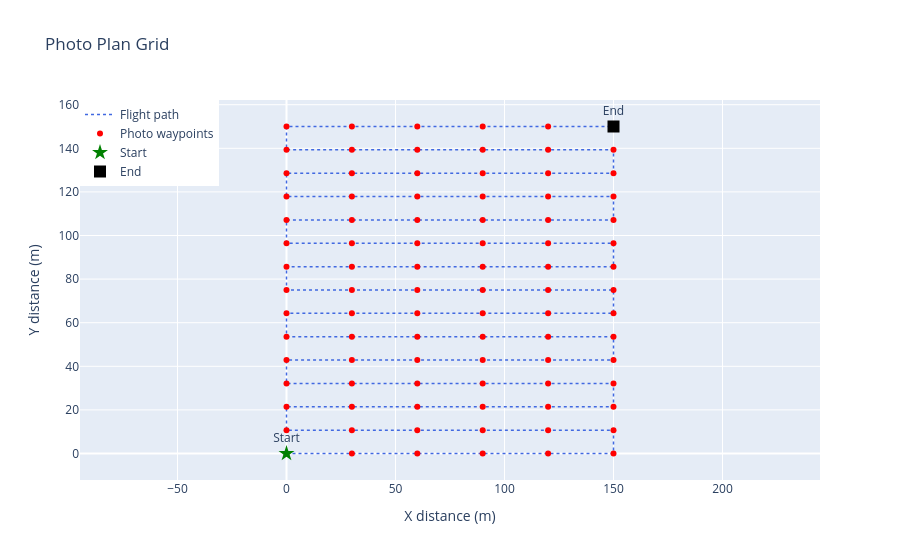

This figure's notebook cell:
### Markdown cell above
The flight plan using the client's default values

### Code cell
from src.visualization import *
fig = plot_photo_plan(computed_plan)
fig.show()

### Figure 1 — Plotly figure (JSON) as saved in the notebook; plotly's stock layout.template omitted (floating-point values rounded to 4 significant figures)
{"data": [{"line": {"color": "royalblue", "dash": "dot", "width": 1.5}, "mode": "lines", "name": "Flight path", "type": "scatter", "x": [0, 30, 60, 90, 120, 150, 150, 120, 90, 60, 30, 0, 0, 30, 60, 90, 120, 150, 150, 120, 90, 60, 30, 0, 0, 30, 60, 90, 120, 150, 150, 120, 90, 60, 30, 0, 0, 30, 60, 90, 120, 150, 150, 120, 90, 60, 30, 0, 0, 30, 60, 90, 120, 150, 150, 120, 90, 60, 30, 0, 0, 30, 60, 90, 120, 150, 150, 120, 90, 60, 30, 0, 0, 30, 60, 90, 120, 150, 150, 120, 90, 60, 30, 0, 0, 30, 60, 90, 120, 150], "y": [0, 0, 0, 0, 0, 0, 10.71, 10.71, 10.71, 10.71, 10.71, 10.71, 21.43, 21.43, 21.43, 21.43, 21.43, 21.43, 32.14, 32.14, 32.14, 32.14, 32.14, 32.14, 42.86, 42.86, 42.86, 42.86, 42.86, 42.86, 53.57, 53.57, 53.57, 53.57, 53.57, 53.57, 64.29, 64.29, 64.29, 64.29, 64.29, 64.29, 75, 75, 75, 75, 75, 75, 85.71, 85.71, 85.71, 85.71, 85.71, 85.71, 96.43, 96.43, 96.43, 96.43, 96.43, 96.43, 107.1, 107.1, 107.1, 107.1, 107.1, 107.1, 117.9, 117.9, 117.9, 117.9, 117.9, 117.9, 128.6, 128.6, 128.6, 128.6, 128.6, 128.6, 139.3, 139.3, 139.3, 139.3, 139.3, 139.3, 150, 150, 150, 150, 150, 150]}, {"hoverinfo": "text", "marker": {"color": "red", "size": 6, "symbol": "circle"}, "mode": "markers", "name": "Photo waypoints", "text": ["Waypoint 0<br>(0.0m, 0.0m)", "Waypoint 1<br>(30.0m, 0.0m)", "Waypoint 2<br>(60.0m, 0.0m)", "Waypoint 3<br>(90.0m, 0.0m)", "Waypoint 4<br>(120.0m, 0.0m)", "Waypoint 5<br>(150.0m, 0.0m)", "Waypoint 6<br>(150.0m, 10.7m)", "Waypoint 7<br>(120.0m, 10.7m)", "Waypoint 8<br>(90.0m, 10.7m)", "Waypoint 9<br>(60.0m, 10.7m)", "Waypoint 10<br>(30.0m, 10.7m)", "Waypoint 11<br>(0.0m, 10.7m)", "Waypoint 12<br>(0.0m, 21.4m)", "Waypoint 13<br>(30.0m, 21.4m)", "Waypoint 14<br>(60.0m, 21.4m)", "Waypoint 15<br>(90.0m, 21.4m)", "Waypoint 16<br>(120.0m, 21.4m)", "Waypoint 17<br>(150.0m, 21.4m)", "Waypoint 18<br>(150.0m, 32.1m)", "Waypoint 19<br>(120.0m, 32.1m)", "Waypoint 20<br>(90.0m, 32.1m)", "Waypoint 21<br>(60.0m, 32.1m)", "Waypoint 22<br>(30.0m, 32.1m)", "Waypoint 23<br>(0.0m, 32.1m)", "Waypoint 24<br>(0.0m, 42.9m)", "Waypoint 25<br>(30.0m, 42.9m)", "Waypoint 26<br>(60.0m, 42.9m)", "Waypoint 27<br>(90.0m, 42.9m)", "Waypoint 28<br>(120.0m, 42.9m)", "Waypoint 29<br>(150.0m, 42.9m)", "Waypoint 30<br>(150.0m, 53.6m)", "Waypoint 31<br>(120.0m, 53.6m)", "Waypoint 32<br>(90.0m, 53.6m)", "Waypoint 33<br>(60.0m, 53.6m)", "Waypoint 34<br>(30.0m, 53.6m)", "Waypoint 35<br>(0.0m, 53.6m)", "Waypoint 36<br>(0.0m, 64.3m)", "Waypoint 37<br>(30.0m, 64.3m)", "Waypoint 38<br>(60.0m, 64.3m)", "Waypoint 39<br>(90.0m, 64.3m)", "Waypoint 40<br>(120.0m, 64.3m)", "Waypoint 41<br>(150.0m, 64.3m)", "Waypoint 42<br>(150.0m, 75.0m)", "Waypoint 43<br>(120.0m, 75.0m)", "Waypoint 44<br>(90.0m, 75.0m)", "Waypoint 45<br>(60.0m, 75.0m)", "Waypoint 46<br>(30.0m, 75.0m)", "Waypoint 47<br>(0.0m, 75.0m)", "Waypoint 48<br>(0.0m, 85.7m)", "Waypoint 49<br>(30.0m, 85.7m)", "Waypoint 50<br>(60.0m, 85.7m)", "Waypoint 51<br>(90.0m, 85.7m)", "Waypoint 52<br>(120.0m, 85.7m)", "Waypoint 53<br>(150.0m, 85.7m)", "Waypoint 54<br>(150.0m, 96.4m)", "Waypoint 55<br>(120.0m, 96.4m)", "Waypoint 56<br>(90.0m, 96.4m)", "Waypoint 57<br>(60.0m, 96.4m)", "Waypoint 58<br>(30.0m, 96.4m)", "Waypoint 59<br>(0.0m, 96.4m)", "Waypoint 60<br>(0.0m, 107.1m)", "Waypoint 61<br>(30.0m, 107.1m)", "Waypoint 62<br>(60.0m, 107.1m)", "Waypoint 63<br>(90.0m, 107.1m)", "Waypoint 64<br>(120.0m, 107.1m)", "Waypoint 65<br>(150.0m, 107.1m)", "Waypoint 66<br>(150.0m, 117.9m)", "Waypoint 67<br>(120.0m, 117.9m)", "Waypoint 68<br>(90.0m, 117.9m)", "Waypoint 69<br>(60.0m, 117.9m)", "Waypoint 70<br>(30.0m, 117.9m)", "Waypoint 71<br>(0.0m, 117.9m)", "Waypoint 72<br>(0.0m, 128.6m)", "Waypoint 73<br>(30.0m, 128.6m)", "Waypoint 74<br>(60.0m, 128.6m)", "Waypoint 75<br>(90.0m, 128.6m)", "Waypoint 76<br>(120.0m, 128.6m)", "Waypoint 77<br>(150.0m, 128.6m)", "Waypoint 78<br>(150.0m, 139.3m)", "Waypoint 79<br>(120.0m, 139.3m)", "Waypoint 80<br>(90.0m, 139.3m)", "Waypoint 81<br>(60.0m, 139.3m)", "Waypoint 82<br>(30.0m, 139.3m)", "Waypoint 83<br>(0.0m, 139.3m)", "Waypoint 84<br>(0.0m, 150.0m)", "Waypoint 85<br>(30.0m, 150.0m)", "Waypoint 86<br>(60.0m, 150.0m)", "Waypoint 87<br>(90.0m, 150.0m)", "Waypoint 88<br>(120.0m, 150.0m)", "Waypoint 89<br>(150.0m, 150.0m)"], "type": "scatter", "x": [0, 30, 60, 90, 120, 150, 150, 120, 90, 60, 30, 0, 0, 30, 60, 90, 120, 150, 150, 120, 90, 60, 30, 0, 0, 30, 60, 90, 120, 150, 150, 120, 90, 60, 30, 0, 0, 30, 60, 90, 120, 150, 150, 120, 90, 60, 30, 0, 0, 30, 60, 90, 120, 150, 150, 120, 90, 60, 30, 0, 0, 30, 60, 90, 120, 150, 150, 120, 90, 60, 30, 0, 0, 30, 60, 90, 120, 150, 150, 120, 90, 60, 30, 0, 0, 30, 60, 90, 120, 150], "y": [0, 0, 0, 0, 0, 0, 10.71, 10.71, 10.71, 10.71, 10.71, 10.71, 21.43, 21.43, 21.43, 21.43, 21.43, 21.43, 32.14, 32.14, 32.14, 32.14, 32.14, 32.14, 42.86, 42.86, 42.86, 42.86, 42.86, 42.86, 53.57, 53.57, 53.57, 53.57, 53.57, 53.57, 64.29, 64.29, 64.29, 64.29, 64.29, 64.29, 75, 75, 75, 75, 75, 75, 85.71, 85.71, 85.71, 85.71, 85.71, 85.71, 96.43, 96.43, 96.43, 96.43, 96.43, 96.43, 107.1, 107.1, 107.1, 107.1, 107.1, 107.1, 117.9, 117.9, 117.9, 117.9, 117.9, 117.9, 128.6, 128.6, 128.6, 128.6, 128.6, 128.6, 139.3, 139.3, 139.3, 139.3, 139.3, 139.3, 150, 150, 150, 150, 150, 150]}, {"marker": {"color": "green", "size": 12, "symbol": "star"}, "mode": "markers+text", "name": "Start", "text": ["Start"], "textposition": "top center", "type": "scatter", "x": [0], "y": [0]}, {"marker": {"color": "black", "size": 12, "symbol": "square"}, "mode": "markers+text", "name": "End", "text": ["End"], "textposition": "top center", "type": "scatter", "x": [150], "y": [150]}], "layout": {"hovermode": "closest", "legend": {"x": 0, "y": 1}, "title": {"text": "Photo Plan Grid"}, "xaxis": {"title": {"text": "X distance (m)"}}, "yaxis": {"scaleanchor": "x", "scaleratio": 1, "title": {"text": "Y distance (m)"}}}}
